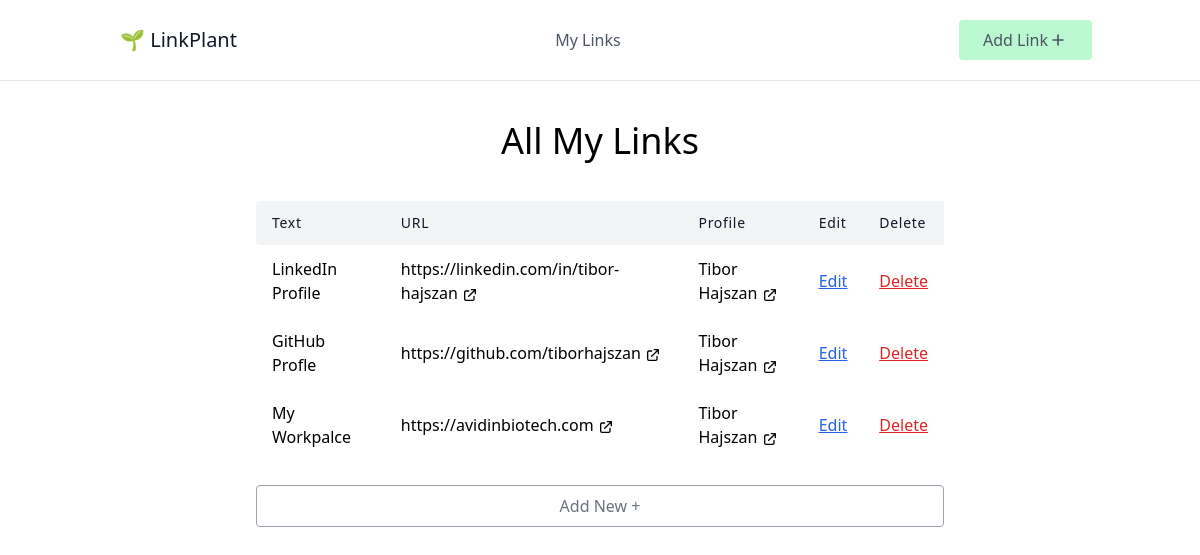
Before: /plant/ with the older database file.
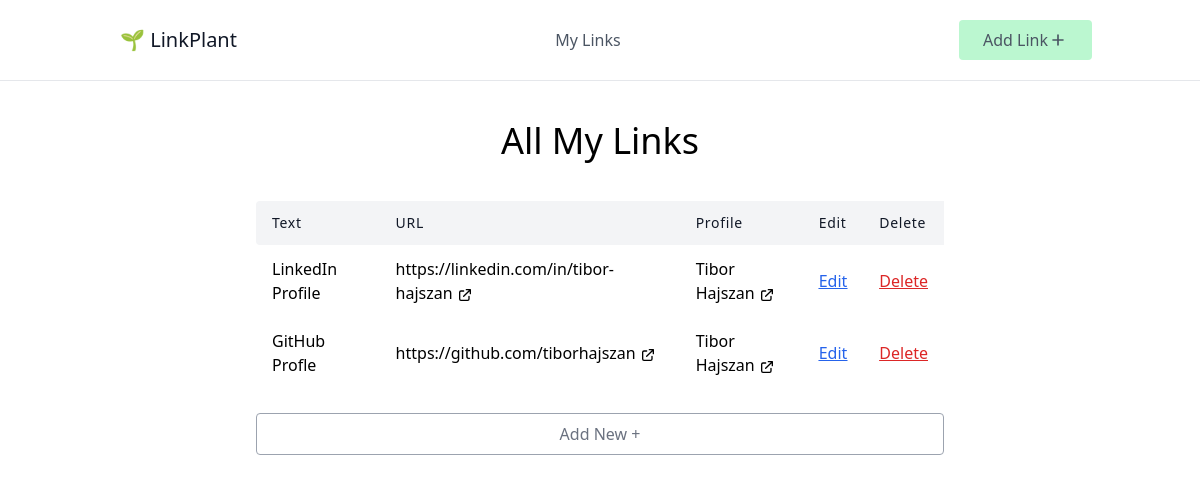
After: the same page with the newer database file.
### S08_LinkPlantApp/models.py (models this page shows, shortened)
class S08Link(models.Model):
    text = models.CharField(max_length=100)
    url = models.URLField()
    profile = models.ForeignKey(to=Profile, on_delete=models.CASCADE, related_name='links')

class Profile(models.Model):
    BG_CHOICES = (
        ("blue", "Blue"),
        ("green", "Green"),
        ("yellow", "Yellow"),)
    name = models.CharField(max_length=100)
    slug = models.SlugField(max_length=100, unique=True)
    bg_color = models.CharField(max_length=50, choices=BG_CHOICES)

### S08_LinkPlantApp/views.py (the view)
class LinkList(ListView):
    model = S08Link

### S08_LinkPlantApp/templates/S08_LinkPlantApp/s08link_list.html
{% extends 'S08_LinkPlantApp/_base.html' %}
{% block content %}
<h1 class="text-4xl text-center mb-10">All My Links</h1>
<div class="w-full mx-auto overflow-auto">
    <table class="table-auto w-full text-left whitespace-no-wrap">
        <thead>
        <tr>
            <th class="px-4 py-3 title-font tracking-wider font-medium text-gray-900 text-sm bg-gray-100 rounded-tl rounded-bl">Text</th>
            <th class="px-4 py-3 title-font tracking-wider font-medium text-gray-900 text-sm bg-gray-100">URL</th>
            <th class="px-4 py-3 title-font tracking-wider font-medium text-gray-900 text-sm bg-gray-100">Profile</th>
            <th class="px-4 py-3 title-font tracking-wider font-medium text-gray-900 text-sm bg-gray-100">Edit</th>
            <th class="px-4 py-3 title-font tracking-wider font-medium text-gray-900 text-sm bg-gray-100">Delete</th>
        </tr>
        </thead>
        <tbody>
        {% for link in object_list %}
        <tr>
            <td class="px-4 py-3">{{ link.text }}</td>
            <td class="px-4 py-3">
                <a href="{{ link.url }}" target="_blank">
                    {{ link.url }}
                    <svg xmlns="http://www.w3.org/2000/svg" class="h-4 w-4 inline" fill="none" viewBox="0 0 24 24" stroke="currentColor" stroke-width="2">
                    <path stroke-linecap="round" stroke-linejoin="round" d="M10 6H6a2 2 0 00-2 2v10a2 2 0 002 2h10a2 2 0 002-2v-4M14 4h6m0 0v6m0-6L10 14" />
                    </svg>
                </a>
            </td>
            <td class="px-4 py-3">
                <a href="{% url 'plant-profile' link.profile.slug %}">
                    {{ link.profile.name }}
                    <svg xmlns="http://www.w3.org/2000/svg" class="h-4 w-4 inline" fill="none" viewBox="0 0 24 24" stroke="currentColor" stroke-width="2">
                    <path stroke-linecap="round" stroke-linejoin="round" d="M10 6H6a2 2 0 00-2 2v10a2 2 0 002 2h10a2 2 0 002-2v-4M14 4h6m0 0v6m0-6L10 14" />
                    </svg>
                </a>
            </td>
            <td class="px-4 py-3 underline text-blue-600"><a href="{% url 'link-update' link.id %}">Edit</a></td>
            <td class="px-4 py-3 underline text-red-600"><a href="{% url 'link-delete' link.id %}">Delete</a></td>
        </tr>
        {% endfor %}
        </tbody>
    </table>
    <a href="{% url 'link-create' %}">
    <p class="mt-6 py-2 w-full border rounded border-gray-400 text-center text-gray-500 hover:cursor-pointer hover:bg-gray-100 hover:border-gray-500">Add New +</p>
    </a>
</div>
{% endblock content %}

Changed rows visible on the page:
removed S08Link: text "My Workpalce", url "https://avidinbiotech.com", profile.name "Tibor Hajszan"
